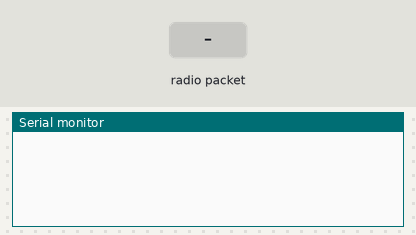
A sketch run on a simulated ESP32. Shown: the last lines printed to the serial monitor. The inputs (shaded band) are chosen by the test bench.

Above: at 1.2 s.
1.3 s: radio packet "1" arrives
At 2.4 s:
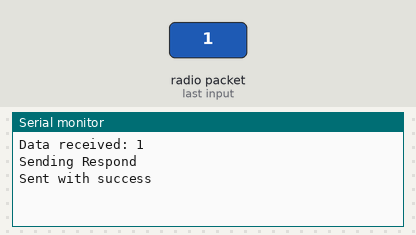
2.8 s: radio packet "1" arrives
5.8 s: radio packet "0" arrives
At 7.0 s:
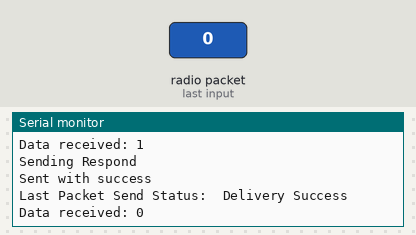
7.3 s: radio packet "2" arrives
At 8.3 s:
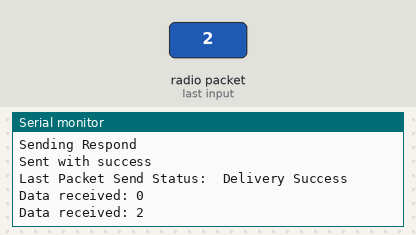
Timing chart, 0 to 9.8 s (numbered marks = the images above; inputs shaded):
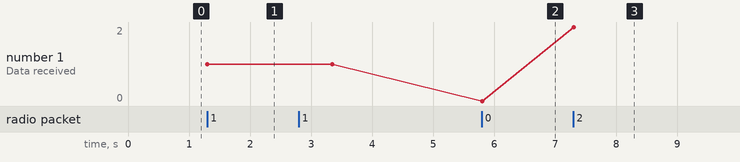

The sketch:

espnow-eye.ino
```cpp
// ESP 32 Cam
//const char *ssid = "WARMACHINE";
//const char *password = "warmachine1234";
//mac : FC:B4:67:C3:BA:3C

#include <esp_now.h>
#include <WiFi.h>

String myData = "";
// REPLACE WITH YOUR RECEIVER MAC Address
uint8_t broadcastAddress[] = {0xD4, 0x8A, 0xFC, 0xCE, 0xE6, 0x99};

esp_now_peer_info_t peerInfo;

// callback when data is sent
void OnDataSent(const uint8_t *mac_addr, esp_now_send_status_t status) {
  Serial.print("\r\nLast Packet Send Status:\t");
  Serial.println(status == ESP_NOW_SEND_SUCCESS ? "Delivery Success" : "Delivery Fail");
}

void setup() {
  // Init Serial Monitor
  Serial.begin(115200);

  // Set device as a Wi-Fi Station
  WiFi.mode(WIFI_STA);

  // Init ESP-NOW
  if (esp_now_init() != ESP_OK) {
    Serial.println("Error initializing ESP-NOW");
    return;
  }

  // Once ESPNow is successfully Init, we will register for Send CB to
  // get the status of Trasnmitted packet
  esp_now_register_send_cb(OnDataSent);

  // Register peer
  memcpy(peerInfo.peer_addr, broadcastAddress, 6);
  peerInfo.channel = 0;
  peerInfo.encrypt = false;

  // Add peer
  if (esp_now_add_peer(&peerInfo) != ESP_OK){
    Serial.println("Failed to add peer");
    return;
  }
  esp_now_register_recv_cb(onDataReceived);

}


void loop() {

}

void onDataReceived(const uint8_t *mac_addr, const uint8_t *data, int len) {
  // Callback function to handle received data
  Serial.print("Data received: ");
  for (int i = 0; i < len; i++) {
    Serial.print((char)data[i]);
  }
  Serial.println();

  // Blink the LED if the message contains "1001"
  if (strncmp((const char*)data, "1001", len) == 0) {
    Serial.println("Sending Respond");
    myData = "1002";
  // Convert String to C-style string
    char dataBuffer[myData.length() + 1];
    myData.toCharArray(dataBuffer, myData.length() + 1);

    // Send message via ESP-NOW
    esp_err_t result = esp_now_send(broadcastAddress, (uint8_t *) dataBuffer, myData.length() + 1);

    if (result == ESP_OK) {
      Serial.println("Sent with success");
    }
    else {
      Serial.println("Error sending the data");
    }
    delay(2000);
    }
}
```

Measured:
- after the input at 1.3 s, the serial monitor: prints a new line at once (image 1)
- after the input at 5.8 s, the serial monitor: prints a new line at once (image 2)
- after the input at 7.3 s, the serial monitor: prints a new line at once (image 3)
- plotted number 1: 1 → 0 after the input at 5.8 s, 0 → 2 after the input at 7.3 s
